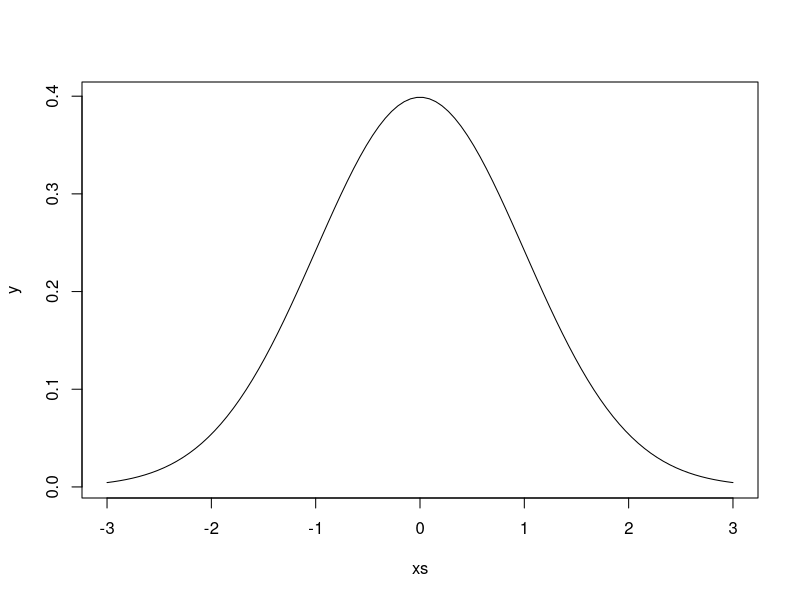
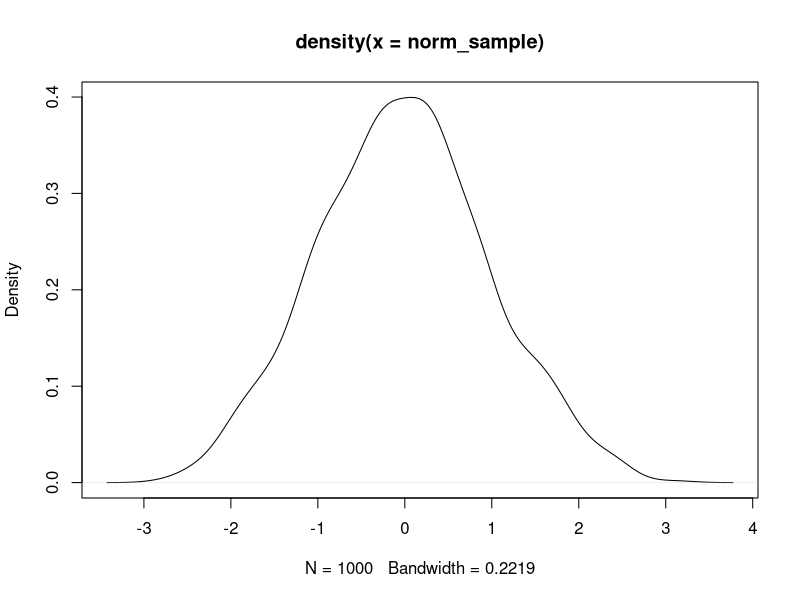
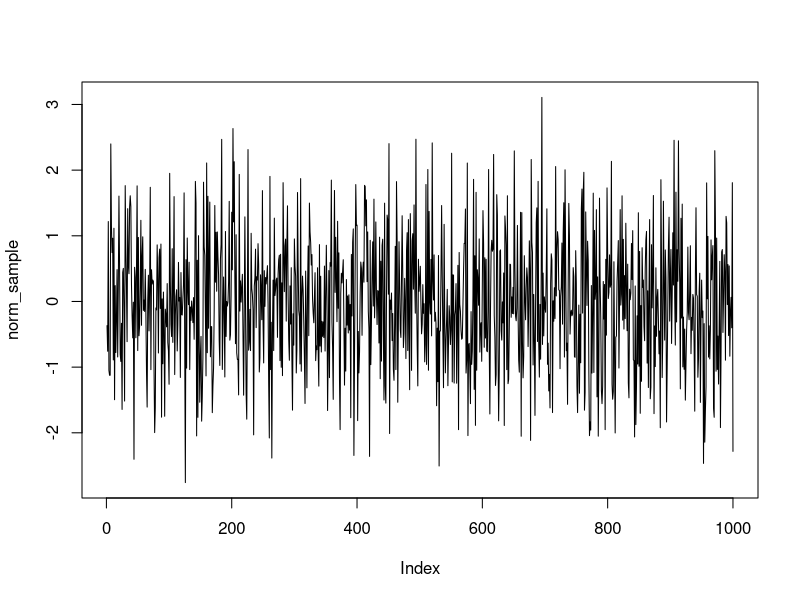
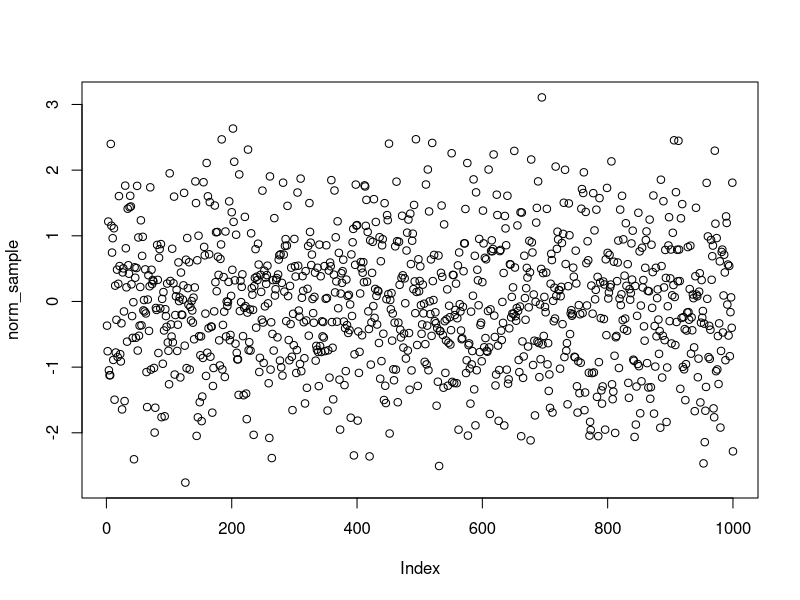

The R source for these figures, in order:
# Plot the density function of a standard normal:
xs = seq(-3,3,length=100)
y = dnorm(xs)
plot(xs,y, type="l")

# Example of plotting a density function using a bunch of samples 
# from sampling the dist. you know (without knowing the conceptual density function)
norm_sample=rnorm(1000)
plot(density(norm_sample))

# Trace plot
plot(norm_sample, type="l")

# Points version, to show that density is higher at the middle, as expected:
plot(norm_sample, type="p")
